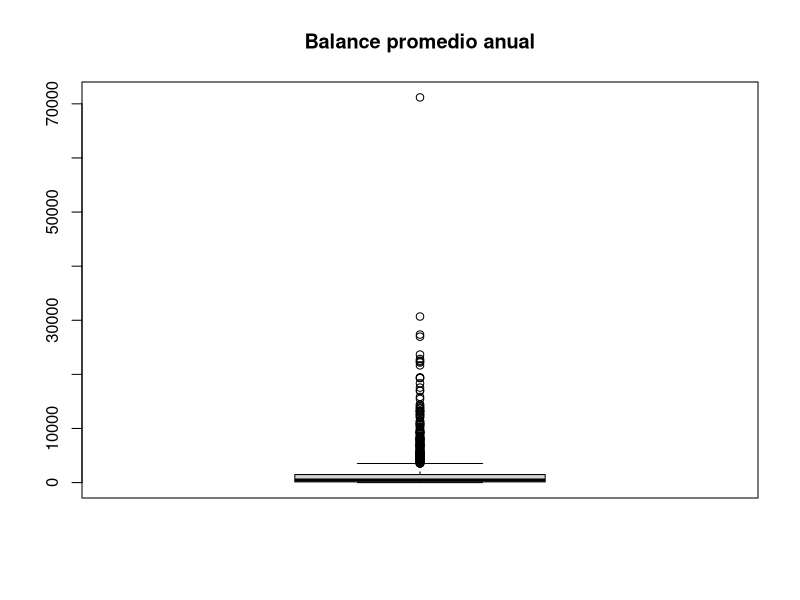
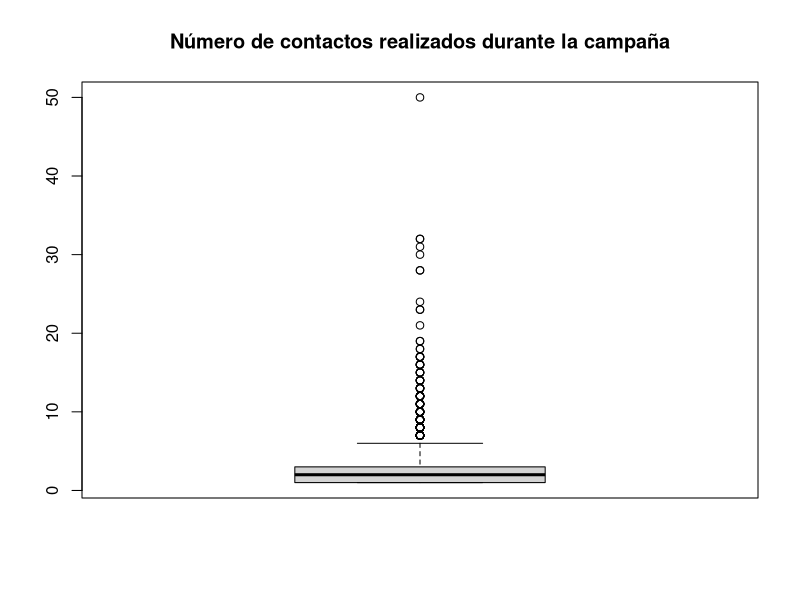
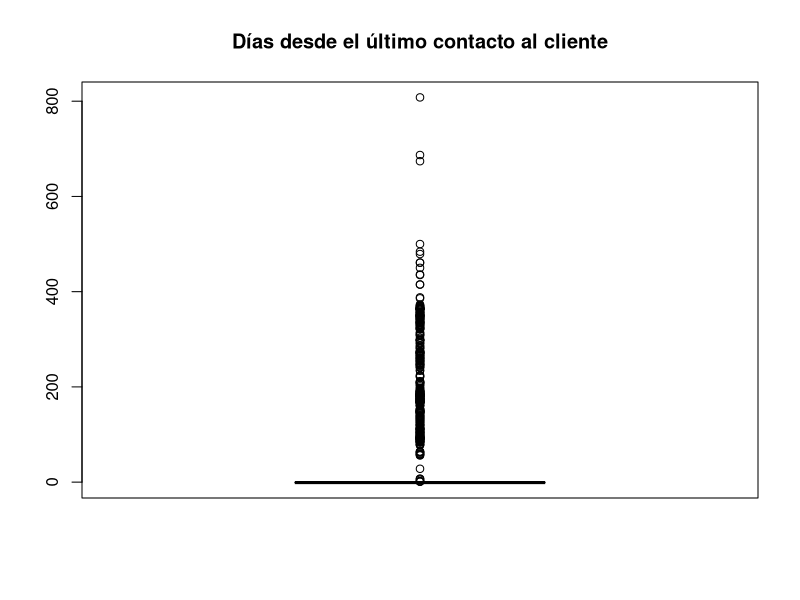
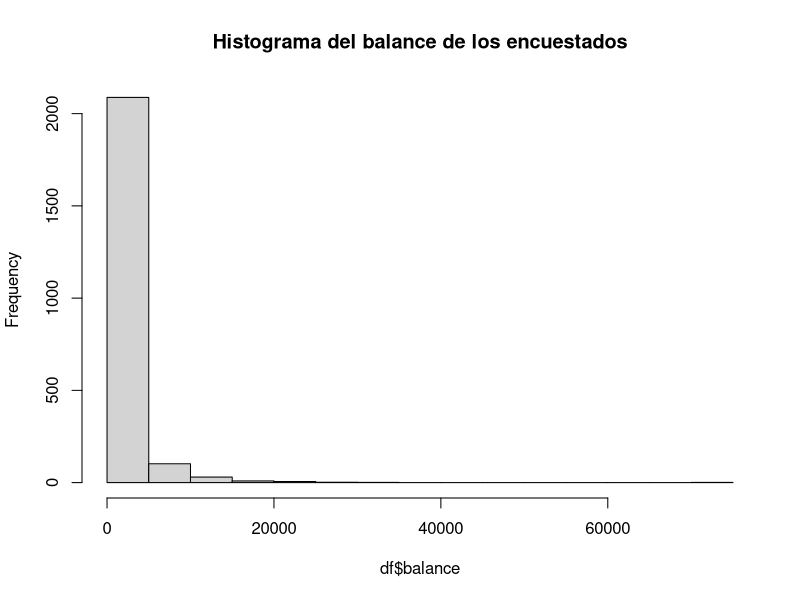
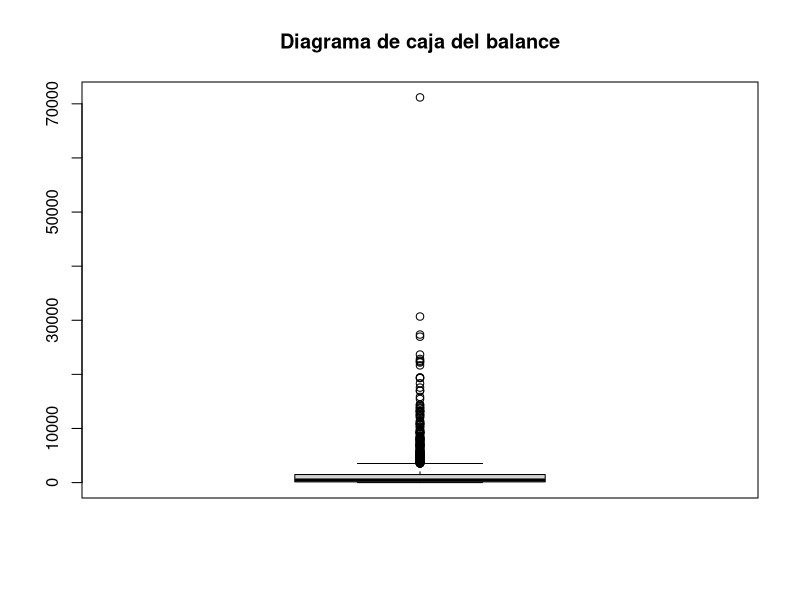
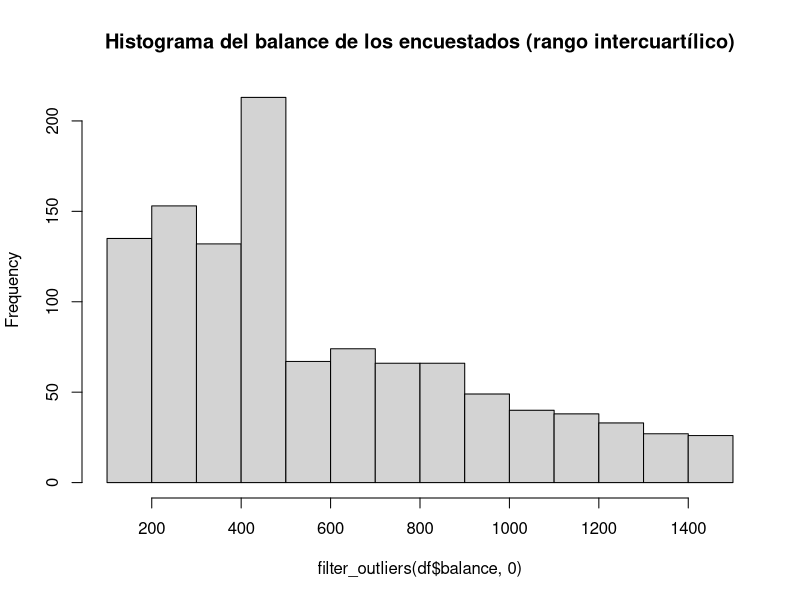
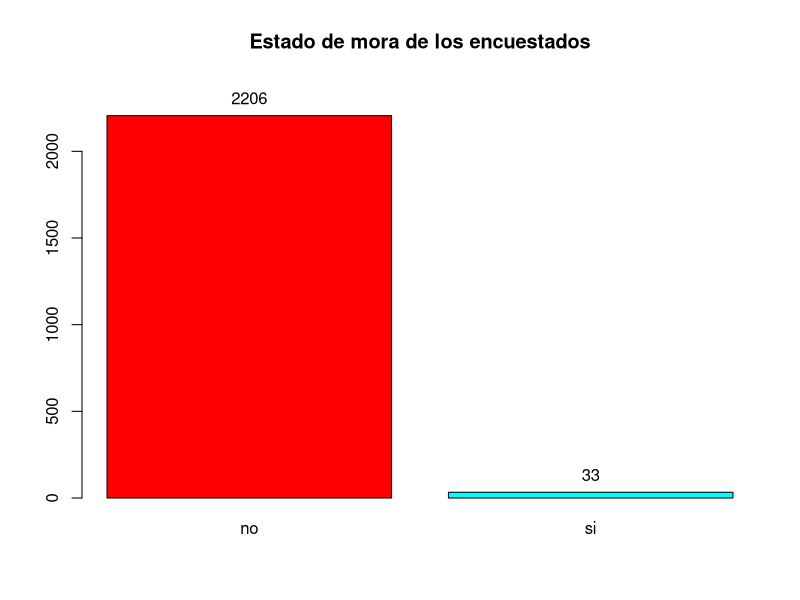
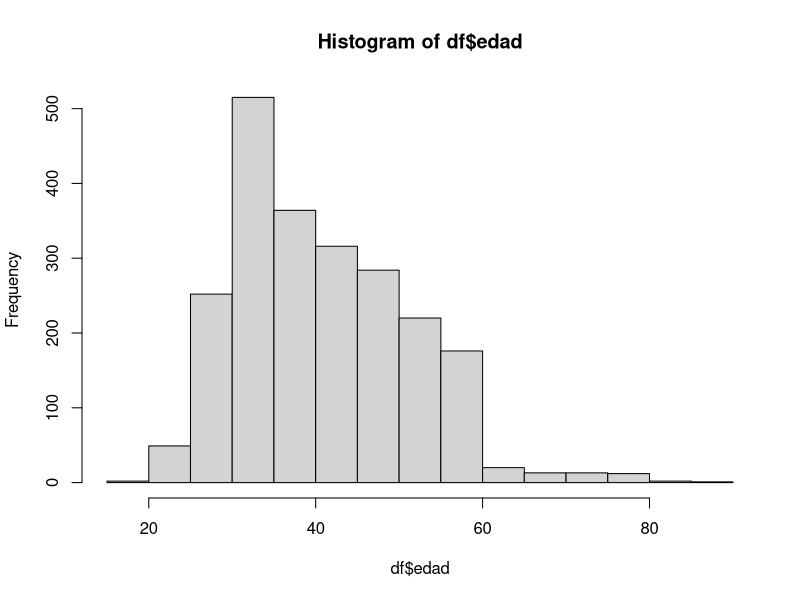

The R source for these figures, in order:
## ---- chunk 1
cv <- function(x) sd(x, na.rm = TRUE) / mean(x, na.rm = TRUE)
is.discrete <- function(x) all(x == as.integer(x), na.rm = TRUE)
ran <- function(x) max(x) - min(x)
## ---- chunk 2
#| output: false

if (!require("tidyverse")) install.packages("tidyverse")
if (!require("modeest")) install.packages("modeest")
if (!require("knitr")) install.packages("knitr")

library("tidyverse") # `dplyr` viene con tidyverse
library("modeest")
library("knitr")
## ---- chunk 3
df <- read_csv("data/AdquisicionAhorro.csv")
kable(df[1:12, ])
## ---- chunk 4
if ("Adq_Ahorro" %in% colnames(df))
  df <- df %>% rename(adq_ahorro = Adq_Ahorro)
## ---- chunk 5
df <- df %>% select(edad, estciv, educacion, mora, balance, campana, pdias, adq_ahorro)
## ---- chunk 6
df$balance <- as.numeric(df$balance)
## ---- chunk 7
typeof(df$balance)
## ---- chunk 8
colSums(is.na(df))
## ---- chunk 9
# Esta función calcula la moda de una lista de datos `x`
# y la imputa en sus valores faltantes.
input_mode <- function(x) replace_na(x, mfv(x))

df$estciv <- replace_na(df$estciv, mfv(df$estciv))
df$educacion <- replace(df$educacion, is.na(df$educacion) | df$educacion == "desconocido", mfv(df$educacion))
df$mora <- replace_na(df$mora, mfv(df$mora))
## ---- chunk 10
# Esta función calcula el coeficiente de variación de `x`
# ignorando los NAs
cvs <- apply(df %>% select(edad, balance, campana), 2, cv)
cvs
## ---- chunk 11
for (colname in names(cvs)) {
  x <- df[[colname]]

  x_mean = mean(x, na.rm = TRUE)
  x_median = median(x, na.rm = TRUE)

  # Si CV < 0.3, usar la media; sino, la mediana
  replace_value <- ifelse(cvs[[colname]] < 0.3, x_mean,  x_median)

  if (is.discrete(x))
    replace_value <- round(replace_value)

  df[[colname]] <- replace_na(x, replace_value)
}
## ---- chunk 12
df <- df %>% filter(!is.na(df$pdias))
## ---- chunk 13
summary(df %>% select(edad, balance, campana, pdias))
## ---- chunk 14
boxplot(df$balance, main = "Balance promedio anual")
## ---- chunk 15
boxplot(df$campana, main = "Número de contactos realizados durante la campaña")
## ---- chunk 16
summary(df$pdias[df$pdias != -1])
## ---- chunk 17
boxplot(df$pdias, main = "Días desde el último contacto al cliente")
## ---- chunk 18
apply(df %>% select(estciv, educacion, mora, adq_ahorro), 2, unique)
## ---- chunk 19
summary(df)
kable(df[1:12, ])
## ---- chunk 20
colSums(is.na(df))
## ---- chunk 21
# Esta función imprime información relevante sobre una columna
full_summary <- function(x) {
  print(summary(x))

  if (class(x) == "numeric") {
    cat("Std. dev:", sd(x), "\n")
    cat("Range:", ran(x), "\n")
  } else {
    print(table(x))
    cat("Mode:", mfv(x), "\n")
  }
}
## ---- chunk 22
full_summary(df$balance)
hist(df$balance, main = "Histograma del balance de los encuestados")
## ---- chunk 23
boxplot(df$balance, main = "Diagrama de caja del balance")
## ---- chunk 24
filter_outliers <- function(x, factor = 1.5) {
  iqr = IQR(x)
  lower_bound = quantile(x, 0.25) - factor * iqr
  upper_bound = quantile(x, 0.75) + factor * iqr
  iqr_balances = x[x >= lower_bound & x < upper_bound]
}

hist(
  filter_outliers(df$balance, 0),
  main = "Histograma del balance de los encuestados (rango intercuartílico)"
)
## ---- chunk 25
full_summary(df$mora)

mora_table <- table(df$mora)
bars <- barplot(mora_table, col = rainbow(2), main = "Estado de mora de los encuestados", ylim = c(0, 2400))
text(bars, mora_table + 100, labels = mora_table)
## ---- chunk 26
full_summary(df$edad)
hist(df$edad)

full_summary(df$estciv)
## ---- chunk 27
full_summary(df$educacion)

educacion_table <- table(df$educacion)
bars <- barplot(educacion_table, col = rainbow(3), ylim = c(0, 1500), main = "Educación de los encuestados")
text(bars, educacion_table + 100, labels = educacion_table)
## ---- chunk 28
full_summary(df$campana)
hist(df$campana)
## ---- chunk 29
boxplot(df$campana)
## ---- chunk 30
campana_table <- table(filter_outliers(df$campana))

barplot(
  campana_table,
  main = "Gráfico de barras de campaña (sin atípicos)"
)
## ---- chunk 31

## ---- chunk 32
full_summary(df$pdias)

hist(df$pdias)
